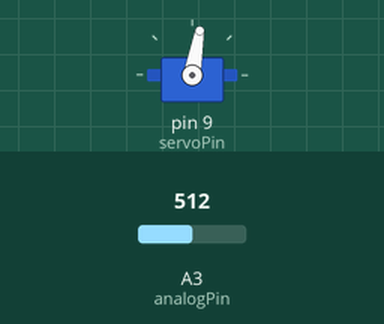
Recording of a sketch running on a simulated Arduino Uno, built with avr-gcc and run on an emulated ATmega328P. On the bench: servo. The test bench sets the inputs (shaded band); at power-on: A3 (analogPin) = 512.

Above: at 1.2 s.
1.3 s: A3 (analogPin) set to 716
At 2.5 s:
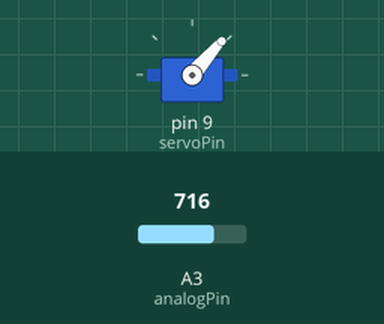
2.8 s: A3 (analogPin) set to 900
At 4.0 s:
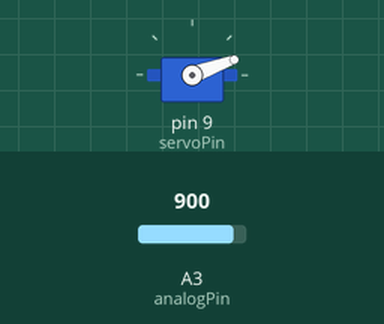
4.3 s: A3 (analogPin) set to 1023
At 5.5 s:
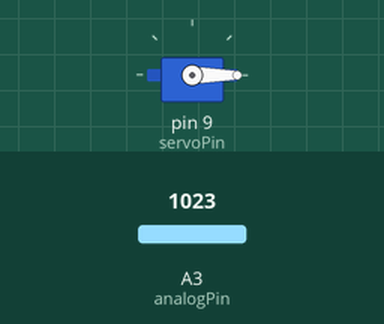
5.8 s: A3 (analogPin) set to 306
At 6.9 s:
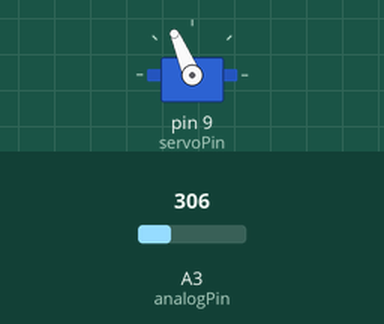
7.3 s: A3 (analogPin) set to 122
At 8.3 s:
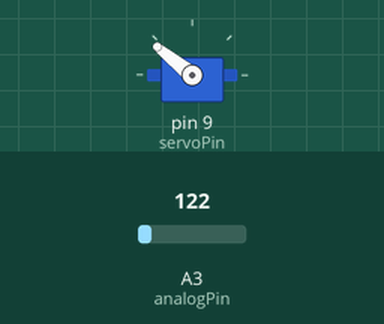
Timing chart, 0 to 9.8 s (numbered marks = the images above; inputs shaded):
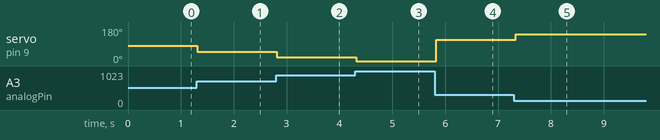

The sketch:

Servo_Control_3.ino
```cpp
#include <Servo.h>
Servo myServo;
int servoPin = 9;
int servoPos = 90;
int analogPin = A3;
int val;

void setup() {
  // put your setup code here, to run once:
  Serial.begin(9600);
  myServo.attach(servoPin);
  pinMode(analogPin, INPUT);
}

void loop() {
  // put your main code here, to run repeatedly:
  val = analogRead(analogPin);
  servoPos = map(val,0,1023,160,0);
  myServo.write(servoPos);
  delay(50);
}
```

Measured:
- after the input at 1.3 s, servo on pin 9 (servoPin): 80° → 49° at once
- after the input at 2.8 s, servo on pin 9 (servoPin): 49° → 20° at once
- after the input at 4.3 s, servo on pin 9 (servoPin): 20° → 0° at once
- after the input at 5.8 s, servo on pin 9 (servoPin): 0° → 113° at once
- after the input at 7.3 s, servo on pin 9 (servoPin): 113° → 141° at once
